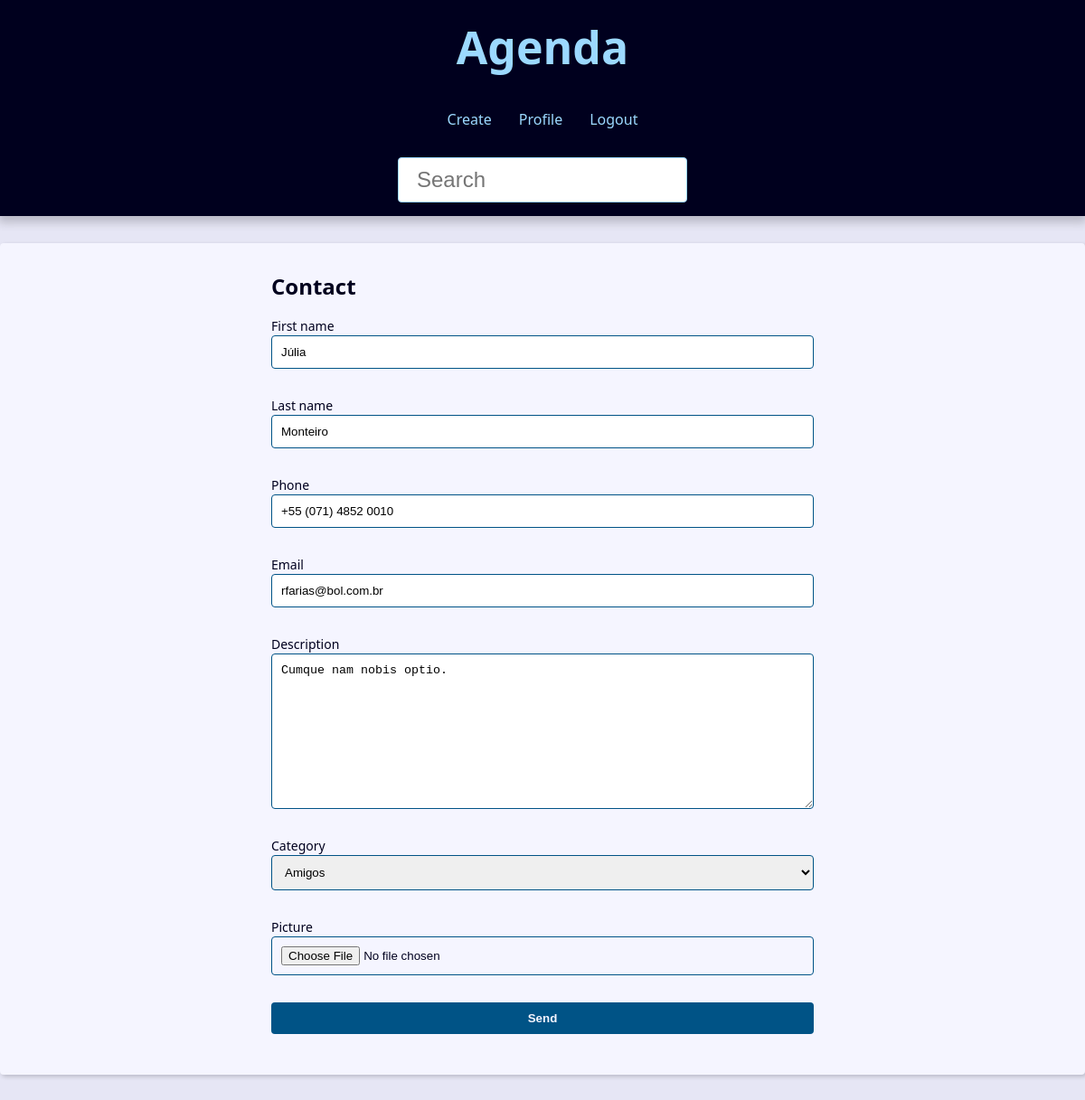
The app's page /contact/1001/update/ (signed in) with its own data.
### contact/models.py (models this page shows, shortened)
class Contact(models.Model):
    first_name = models.CharField(max_length=50)
    last_name = models.CharField(max_length=50)
    phone = models.CharField(max_length=50)
    email = models.EmailField(max_length=254, blank=True)
    created_date = models.DateTimeField(default=timezone.now)
    description = models.TextField(blank=True)
    show = models.BooleanField(default=True)
    picture = models.ImageField(blank=True, upload_to='pictures/%Y/%m')
    category = models.ForeignKey(Category, on_delete=models.SET_NULL, blank=True, null=True)
    owner = models.ForeignKey(User, on_delete=models.SET_NULL, blank=True, null=True)

### contact/views/contact_forms.py (the view, shortened to what this page needs)
# urls.py: path('contact/<int:contact_id>/update/', views.update, name='update'),  # type: ignore
@login_required(login_url='contact:login')
def update(request, contact_id):
    contact = get_object_or_404(Contact, pk=contact_id, show=True)
    form_action = reverse('contact:update', args=(contact_id,))
    context = {
        'form': ContactForm(instance=contact),
        'form_action': form_action,
    }
    return render(
        request,
        'contact/create.html',
        context
    )

### contact/forms.py (shortened to what this page needs)
class ContactForm(forms.ModelForm):
    picture = forms.ImageField(
        widget=forms.FileInput(attrs={'accept': 'image/*'}))
    class Meta:
        model = Contact  # Modelo para criação do formulário
        fields = 'first_name', 'last_name', 'phone', 'email', 'description', 'category', 'picture'

### contact/models.py (called while the page is built)
    def __str__(self) -> str:
        return self.name

### contact/templates/contact/create.html (shortened to what this page needs)
{% extends 'global/base.html' %}
{% block content %}
  <div class="form-wrapper">
    <h2>Contact</h2>
    <form action="{{ form_action }}" method="POST" enctype="multipart/form-data"> {% csrf_token %} {% comment %}proteção contra ataques{% endcomment %}
      {% for fields in form %}
        <div class="form-content">
          <div class="form-group">
            <label for="{{ fields.id_for_label }}">{{ fields.label }}</label>
            {{ fields }}
          </div>
        </div>
        {% endfor %}
        <div class="form-group">
          <button class="btn" type="submit">Send</button>
        </div>
      </div>
{% endblock %}

### base_static/global/css/style.css (style rules this page uses)
:root { --spacing: 1.5rem; --link-dark-color: rgb(0, 83, 134); --link-light-color: rgb(156, 217, 255); --clr-white: rgb(245, 245, 255); --clr-black: rgb(0, 0, 30); --clr-light-gray: rgb(230, 230, 245); --clr-dark-shadow-5: rgba(0, 0, 10, 5%); --clr-dark-shadow-10: rgba(0, 0, 10, 10%); --clr-dark-shadow-20: rgba(0, 0, 10, 20%); --clr-light-shadow-5: rgba(200, 200, 255, 5%); --clr-light-shadow-10: rgba(200, 200, 255, 10%); --clr-light-shadow-20: rgba(200, 200, 255, 20%); --main-page-width: 120rem; --table-min-width: 60rem; --biggest-font-size: 5rem; --bigger-font-size: 4rem; --big-font-size: 3.2rem; --medium-font-size: 2.4rem; --small-font-size: 1.6rem; --smaller-font-size: 1.4rem; --smallest-font-size: 1.2rem; --transition-fast: 300ms; --transition-medium: 600ms; --transition-slow: 1s; --default-border-radius: 4px; }
*, *::before, *::after { margin: 0; padding: 0; box-sizing: border-box; }
html { font-size: 62.5%; }
body { font-family: system-ui, -apple-system, BlinkMacSystemFont, 'Segoe UI', Roboto, Oxygen, Ubuntu, Cantarell, 'Open Sans', 'Helvetica Neue', sans-serif; line-height: 1.5; font-size: var(--small-font-size); color: var(--clr-black); -webkit-font-smoothing: antialiased; background: var(--clr-light-gray); }
.form-wrapper { max-width: 60rem; margin: var(--spacing) auto; }
.form-content { margin: var(--spacing) 0; }
.form-group { display: flex; flex-direction: column; padding-bottom: var(--spacing); }
.form-group input, .form-group textarea, .form-group select { padding: 1rem; border-radius: var(--default-border-radius); border: 1px solid var(--link-dark-color); }
.form-group label { font-size: var(--smaller-font-size); }
.btn { background-color: var(--link-dark-color); color: var(--clr-white); font-weight: bold; border: none; padding: 1rem 2rem; border-radius: var(--default-border-radius); cursor: pointer; transition: filter var(--transition-fast) ease-in-out; }

### records on screen
Contact: form "Júlia" "Monteiro" "+55 (071) 4852 0010" "rfarias@bol.com.br" "Cumque nam nobis optio." "Amigos"

### other values on screen
{{ fields.label }} "First name" "Last name" "Phone" "Email" "Description" "Category" "Picture"
